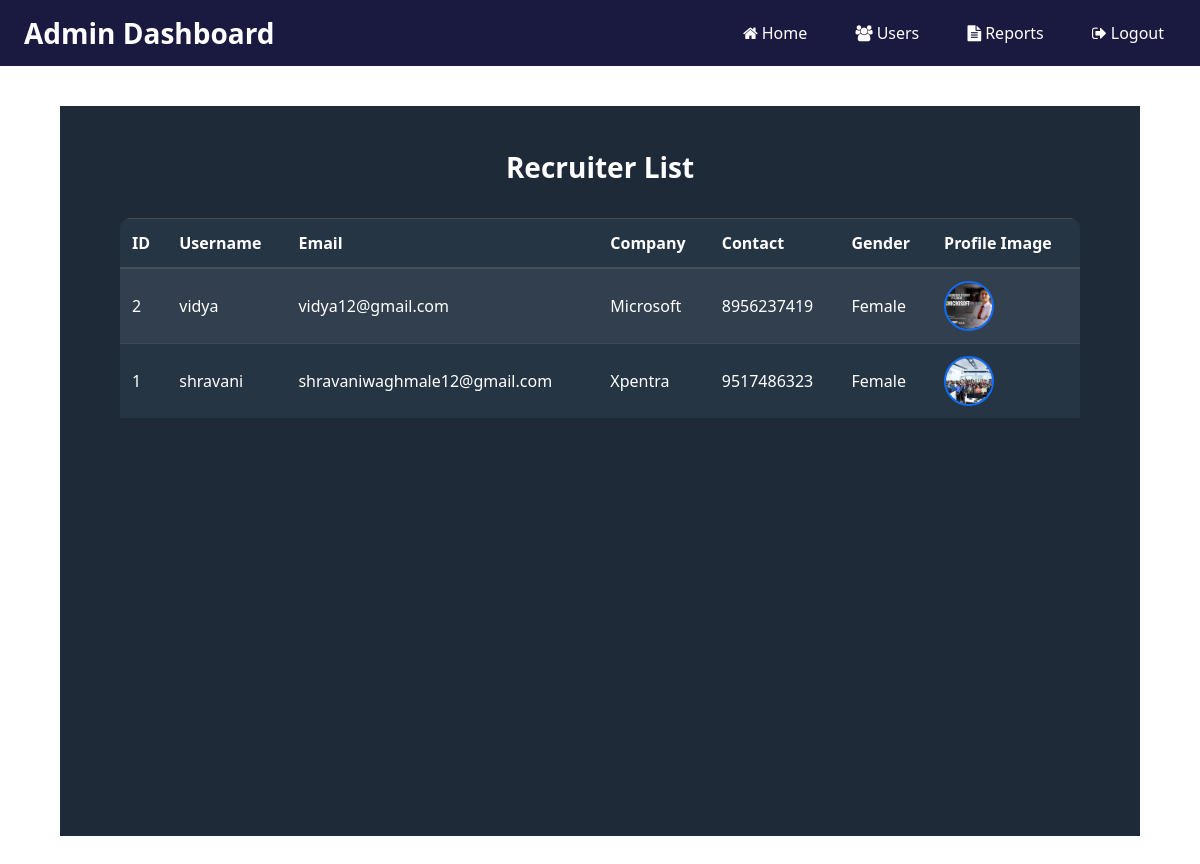
/view_recruiter/, run on the app's committed database.
### job/models.py (models this page shows, shortened)
class RecruiterUser(models.Model):
    user = models.OneToOneField(User, on_delete=models.CASCADE)
    company_name = models.CharField(max_length=100)
    contact_number = models.CharField(max_length=15)
    gender = models.CharField(max_length=10)
    profile_picture = models.ImageField(upload_to='recruiter_profiles/', null=True, blank=True)

### job/views.py (the view)
# urls.py: path('view_recruiter/', view_recruiter, name='view_recruiter'),
def view_recruiter(request):
    recruiters = RecruiterUser.objects.select_related('user').all().order_by('-id')
    return render(request, 'view_recruiter.html', {'recruiters': recruiters})

### job/templates/view_recruiter.html (shortened to what this page needs)
{% extends 'admin_nav.html' %}
{% block body %}
<div class="view-section">
    <div class="section-heading">Recruiter List</div>
    <div class="table-responsive">
        <table class="table table-striped table-dark table-dark-custom">
            <thead>
                <tr>
                    <th scope="col">ID</th>
                    <th scope="col">Username</th>
                    <th scope="col">Email</th>
                    <th scope="col">Company</th>
                    <th scope="col">Contact</th>
                    <th scope="col">Gender</th>
                    <th scope="col">Profile Image</th>
                </tr>
            </thead>
            <tbody>
                {% for recruiter in recruiters %}
                <tr>
                    <td>{{ recruiter.id }}</td>
                    <td>{{ recruiter.user.username }}</td>
                    <td>{{ recruiter.user.email }}</td>
                    <td>{{ recruiter.company_name }}</td>
                    <td>{{ recruiter.contact_number }}</td>
                    <td>{{ recruiter.gender }}</td>
                    <td>
                        {% if recruiter.profile_picture %}
                            <img src="{{ recruiter.profile_picture.url }}" class="recruiter-avatar" alt="Image" />
                        {% else %}
                            <span class="text-muted">No Image</span>
                        {% endif %}
                    </td>
                </tr>
                {% empty %}
                <tr>
                    <td colspan="7" class="text-center text-muted">No recruiters found.</td>
                </tr>
                {% endfor %}
            </tbody>
        </table>
    </div>
</div>
{% endblock %}

### job/templates/admin_nav.html (shortened to what this page needs)
<!DOCTYPE html>
<html lang="en">
<head>
    {% load static %}
    <link rel="stylesheet" href="https://cdn.jsdelivr.net/npm/bootstrap@4.6.2/dist/css/bootstrap.min.css" />
    <link rel="stylesheet" href="https://cdnjs.cloudflare.com/ajax/libs/font-awesome/4.7.0/css/font-awesome.min.css" />
</head>
<body>
    <nav class="admin-nav">
        <div class="nav-title">Admin Dashboard</div>
        <div class="nav-links">
            <a href="{% url 'admin_home' %}"><i class="fa fa-home mr-1"></i>Home</a>
            <a href="{% url 'user_management' %}"><i class="fa fa-users mr-1"></i>Users</a>
            <a href="{% url 'reports' %}"><i class="fa fa-file-text mr-1"></i>Reports</a>
            <a href="{% url 'logout' %}"><i class="fa fa-sign-out mr-1"></i>Logout</a>
        </div>
    </nav>
    <main>
        {% block body %}{% endblock %}
    </main>
</body>
</html>

### job/templates/admin_nav.html (style rules this page uses)
body { font-family: 'Segoe UI', Tahoma, Geneva, Verdana, sans-serif; background-color: #f8f9fa; margin: 0; padding: 0; color: #2c3e50; }
nav.admin-nav { background-color: #1a1a40; padding: 12px 24px; color: white; display: flex; justify-content: space-between; align-items: center; box-shadow: 0 2px 6px rgba(0, 0, 0, 0.1); }
nav.admin-nav .nav-title { font-size: 28px; font-weight: 600; }
nav.admin-nav .nav-links a { color: white; text-decoration: none; margin-left: 20px; font-weight: 500; padding: 6px 12px; border-radius: 6px; transition: background-color 0.2s ease, color 0.2s ease; }
main { padding: 40px 60px; background-color: #ffffff; min-height: calc(100vh - 70px); }

### job/templates/view_recruiter.html (style rules this page uses)
.view-section { background-color: #1e2a38; padding: 40px 60px; min-height: calc(100vh - 70px); color: white; }
.section-heading { text-align: center; font-size: 28px; font-weight: bold; margin-bottom: 30px; }
.table-dark-custom { background-color: #263544; color: #ffffff; }
.table-dark-custom th, .table-dark-custom td { border-color: #3a4a5a; vertical-align: middle; }
.table-responsive { border-radius: 10px; overflow-x: auto; }
.recruiter-avatar { width: 50px; height: 50px; border-radius: 50%; object-fit: cover; border: 2px solid #0d6efd; }

### data on the page
RecruiterUser: id "2", user.username "vidya", user.email "vidya12@gmail.com", company_name "Microsoft", contact_number "8956237419", gender "Female", profile_picture (picture)
RecruiterUser: id "1", user.username "shravani", user.email "shravaniwaghmale12@gmail.com", company_name "Xpentra", contact_number "9517486323", gender "Female", profile_picture (picture)
